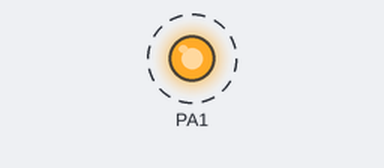
Bench run of a program on a simulated ATmega162, built with avr-gcc and emulated at 4.9152 MHz. Shown: output pins drawn as LEDs (lit = HIGH). Dashed ring = blinking. What the program prints to the serial monitor is not drawn.

Above: at 0.5 s.
Timing chart, 0 to 4.6 s (numbered marks = the images above):
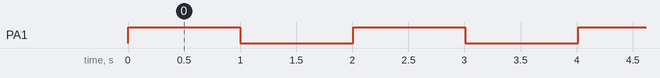

The program:

gr13.c
```c
/*
 * gr13.c
 *
 * Created: 27.08.2015 10:52:52
 *  Author: Administrator
 */


#include <avr/io.h>
#include <util/delay.h>


#define FOSC 4915200// Clock Speed
#define BAUD 9600
#define MYUBRR FOSC/16/BAUD-1

int main(void)
{
	DDRA |= (1<<DDA1);


	USART_Init(31);
    while(1)

    {
		 PORTA |= (1<<PINA1);
		 _delay_ms(1000);
		 PORTA &= ~(1<<PINA1);
		 _delay_ms(1000);
		 USART_Transmit('a');
		 USART_Transmit('b');
		 USART_Transmit('p');
		 USART_Transmit('e');
		 USART_Transmit('n');
		 USART_Transmit('i');
		 USART_Transmit('s');
		 USART_Transmit('2');
		 USART_Transmit('\n');

    }
}

void USART_Init(unsigned int ubrr){

	/* Set baud rate */
	UBRR0H = (unsigned char)(ubrr>>8);
	UBRR0L = (unsigned char)ubrr;

	/*Enable receiver and transmitter */
	UCSR0B = (1<<RXEN0)|(1<<TXEN0);

	/*Set frame format: 8data, 2stop bit */
	UCSR0C = (1<<URSEL0)|(1<<USBS0)|(3<<UCSZ00);
}

void USART_Transmit(unsigned char data){
	while(!(UCSR0A & (1<<UDRE0)))
		;

	UDR0=data;
}

unsigned char USART_Receive(){
	while( !(UCSR0A & (1<<RXC0))){

	}
	return UDR0;
}

/*void fdevopen(USART_Transmit(), USART_Receive()){


}*/
```

Measured:
- by itself, PA1: alternates HIGH for 1.0 s and LOW for 1.0 s
